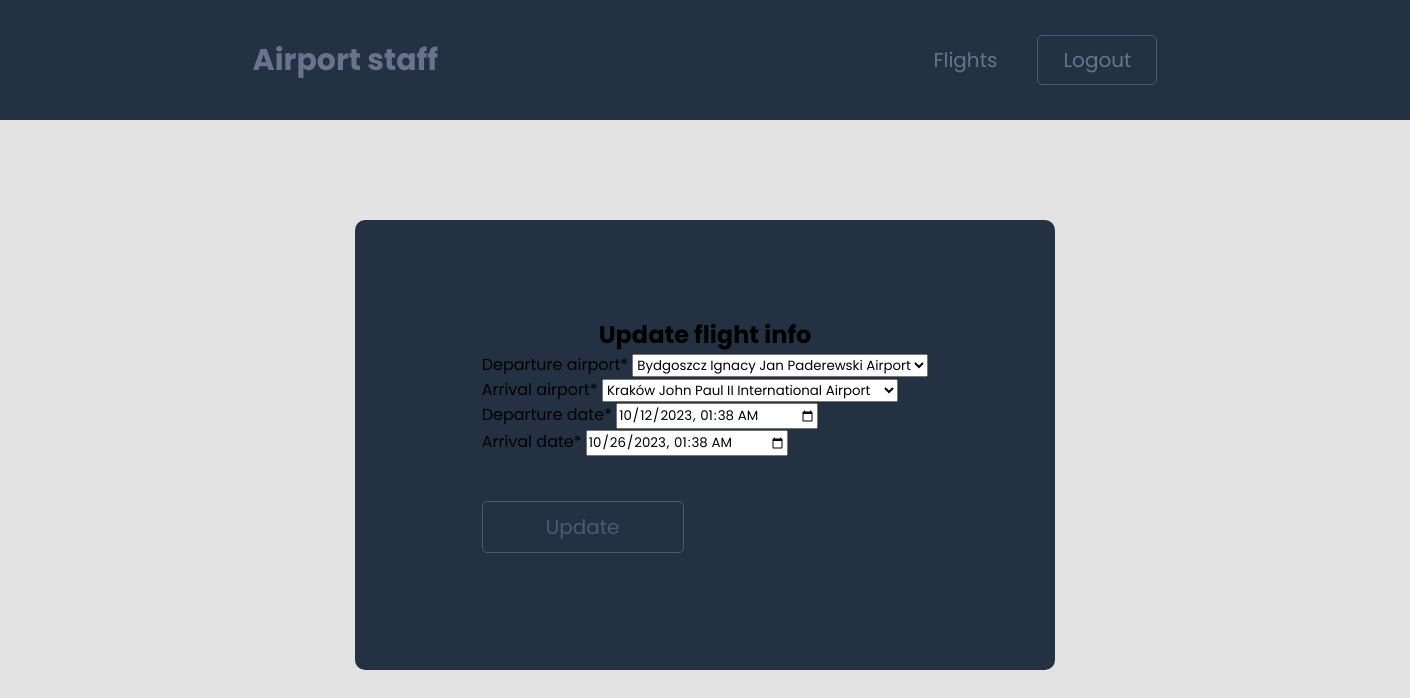
Page /staff/update_flight/6 (signed in) on the committed database.
### staff/models.py (models this page shows, shortened)
class Flight(models.Model):
    departure_airport = models.ForeignKey(Airport, on_delete=models.CASCADE, related_name='departures')
    arrival_airport = models.ForeignKey(Airport, on_delete=models.CASCADE, related_name='arrivals')
    departure_date = models.DateTimeField()
    arrival_date = models.DateTimeField()
    class Meta:
        app_label = 'staff'

### staff/views.py (the view)
# urls.py: path('update_flight/<int:pk>', UpdateFlightView.as_view(), name='update_flight'),
class UpdateFlightView(LoginRequiredMixin, SuccessMessageMixin,  UpdateView):
    model = Flight
    form_class = FlightForm
    template_name = 'staff/update_flight.html'
    success_url = reverse_lazy('staff:flights')
    success_message = "The flight data was updated successfully."
    def get_context_data(self, **kwargs):
        context = super().get_context_data(**kwargs)
        context['form'] = self.form_class(instance=self.get_object())
        return context

### staff/forms.py (shortened to what this page needs)
class FlightForm(forms.ModelForm):
    class Meta:
        model = Flight
        fields = '__all__'
    departure_date = forms.DateTimeField(
        input_formats=['%Y-%m-%d %H:%M'],
        widget=forms.TextInput(attrs={'type': 'datetime-local'})
    )
    arrival_date = forms.DateTimeField(
        input_formats=['%Y-%m-%d %H:%M'],
        widget=forms.TextInput(attrs={'type': 'datetime-local'})
    )

### staff/models.py (called while the page is built)
    def __str__(self):
        return self.name

### staff/templates/staff/update_flight.html (shortened to what this page needs)
{% extends "staff/base.html" %}
{% load crispy_forms_tags %}
{% block content %}
<div class="empty-playlist">
    <h2>Update flight info</h2>
    <form method="POST" enctype="multipart/form-data">
        {{ form|crispy }}
        <div>
            <button type="submit" class="submit-button">Update</button>
        </div>
    </form>
</div>
{% endblock content %}

### staff/static/staff/style.css (style rules this page uses)
* { margin: 0; padding: 0; box-sizing: border-box; font-family: 'Poppins', sans-serif; }
body { background-color: #e3e3e3; }
.authentication-form, .empty-playlist, .addmusic { width: 700px; min-height: 450px; margin: 100px auto; padding: 20px 10px 40px 10px; background-color: #233142; border-radius: 10px; display: flex; justify-content: center; align-items: center; flex-direction: column; }
.submit-button { all: unset; cursor: pointer; width: 200px; height: 50px; text-align: center; border: 1px solid #50577A; color: #50577A; font-size: 20px; border-radius: 5px; transition: 0.3s ease-in-out; margin-top: 10%; background-color: #233142; }

### rows in the picture
Flight: departure_airport "Bydgoszcz Ignacy Jan Paderewski Airport", arrival_airport "Kraków John Paul II International Airport", departure_date "10/12/2023 01:38", arrival_date "10/26/2023 01:38"
